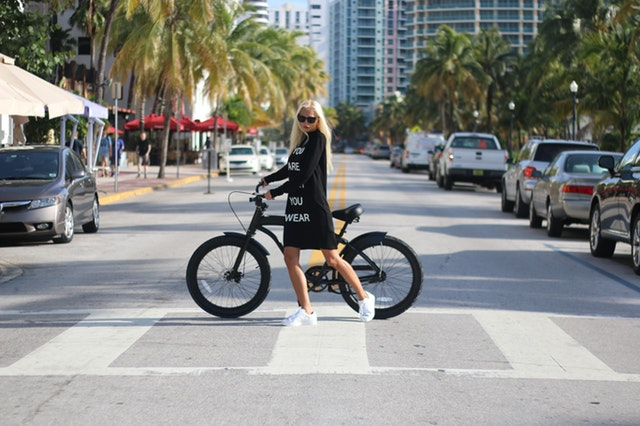
#> input picture 4_Features Vectors/images/pedestrian_bike.jpeg, 640 x 426 px
$ jupyter execute '1. Image Pyramids.ipynb'   (shell and % lines are left out)
#> lines starting #> are read from the running program, lines starting #| are printed output that depends on the picture
### Image pyramids

Take a look how to downsampling with image pyramids works

[cell 1]
import numpy as np
import matplotlib.pyplot as plt
import cv2


img = cv2.imread('images/pedestrian_bike.jpeg')
#> img is the input picture: shape (426, 640, 3); mean B, G, R 132.3, 135.9, 134.2
img = cv2.cvtColor(img, cv2.COLOR_BGR2RGB)

plt.imshow(img)

[cell 2]
level_1 = cv2.pyrDown(img)
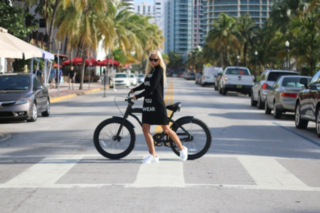
#> level_1: shape (213, 320, 3); mean R, G, B 134.1, 135.9, 132.3
level_2 = cv2.pyrDown(level_1)
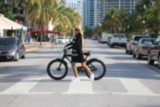
#> level_2: shape (107, 160, 3); mean R, G, B 134.2, 136, 132.4
level_3 = cv2.pyrDown(level_2)
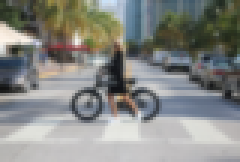
#> level_3: shape (54, 80, 3) (shown 3 times larger); mean R, G, B 134.4, 136.2, 132.6

fig, (ax1, ax2, ax3, ax4) = plt.subplots(1, 4, figsize=(20,10))

ax1.set_title('original image')
ax1.imshow(img)

ax2.imshow(level_1)
ax2.set_xlim([0,img.shape[1]])
ax2.set_ylim([0,img.shape[0]])

ax3.imshow(level_2)
ax3.set_xlim([0,img.shape[1]])
ax3.set_ylim([0,img.shape[0]])

ax4.imshow(level_3)
ax4.set_xlim([0,img.shape[1]])
ax4.set_ylim([0,img.shape[0]])
#> Out = (0, 426)
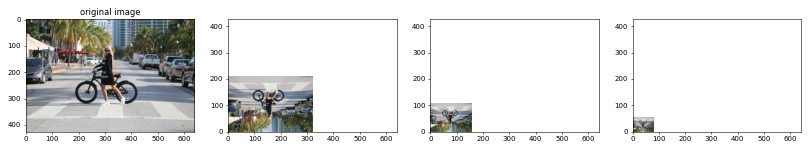
#> figure drawn by matplotlib, 4 panels

$ run again, with 4_Features Vectors/images/Team.jpeg copied over 4_Features Vectors/images/pedestrian_bike.jpeg
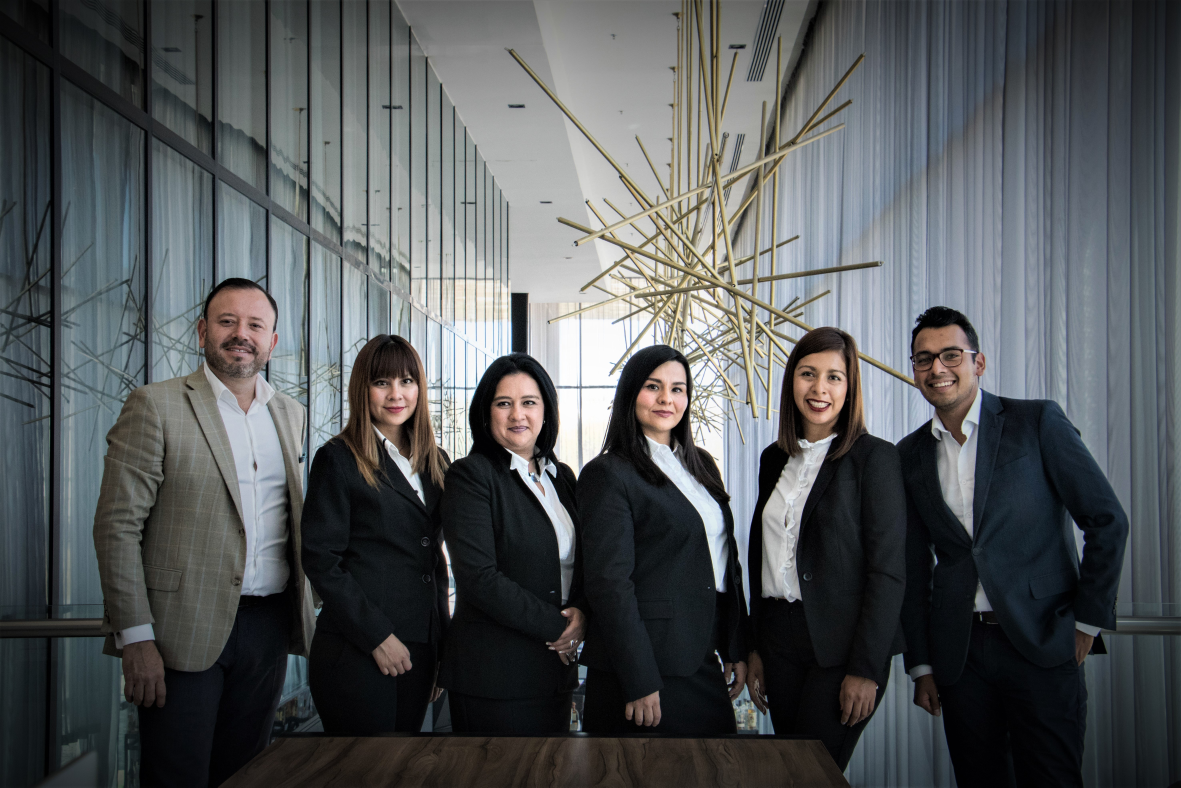
#> input picture 4_Features Vectors/images/Team.jpeg, 5905 x 3937 px (shown at 1/5 size)
#> img is the input picture: shape (3937, 5905, 3); mean B, G, R 88.3, 86.5, 83.2
#> `level_3 = cv2.pyrDown(level_2)`:
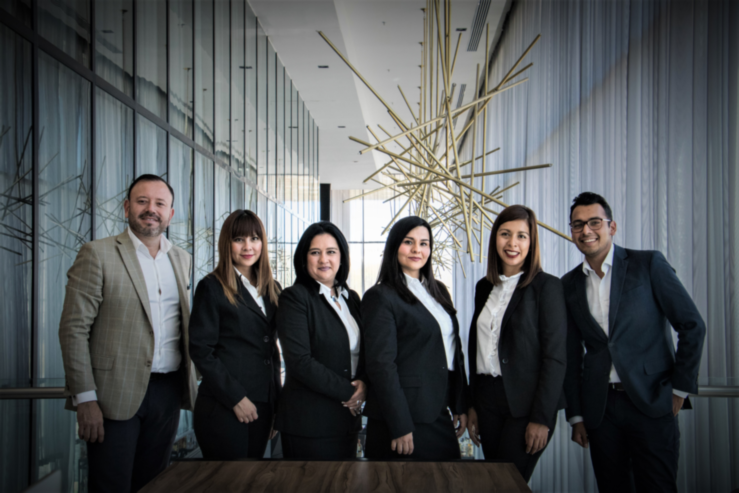
#> level_3: shape (493, 739, 3); mean R, G, B 83.1, 86.5, 88.2
#> `[cell 2] level_1 = cv2.pyrDown(img) level_2 = cv2.pyrDown(level_1) lev..`:
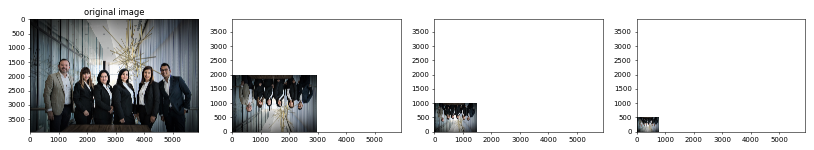
#> figure drawn by matplotlib, 4 panels

$ run again, with 4_Features Vectors/images/face.jpeg copied over 4_Features Vectors/images/pedestrian_bike.jpeg
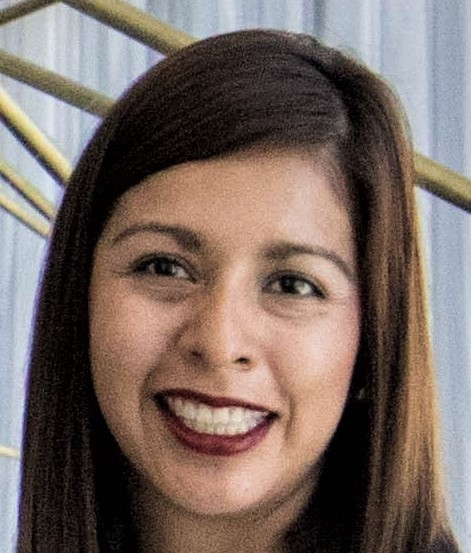
#> input picture 4_Features Vectors/images/face.jpeg, 471 x 553 px
#> img is the input picture: shape (553, 471, 3); mean B, G, R 98.9, 105.9, 121
#> `level_2 = cv2.pyrDown(level_1)`:
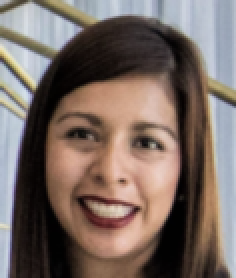
#> level_2: shape (139, 118, 3) (shown 2 times larger); mean R, G, B 121.1, 106, 99.1
#> `[cell 2] level_1 = cv2.pyrDown(img) level_2 = cv2.pyrDown(level_1) lev..`:
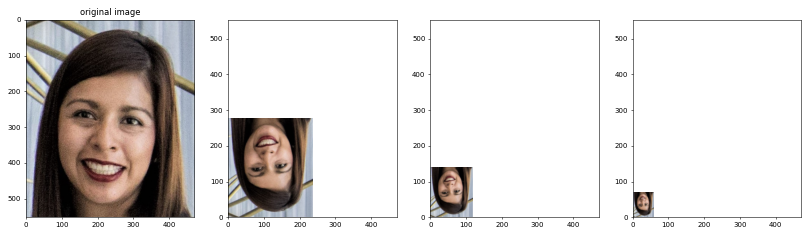
#> figure drawn by matplotlib, 4 panels
